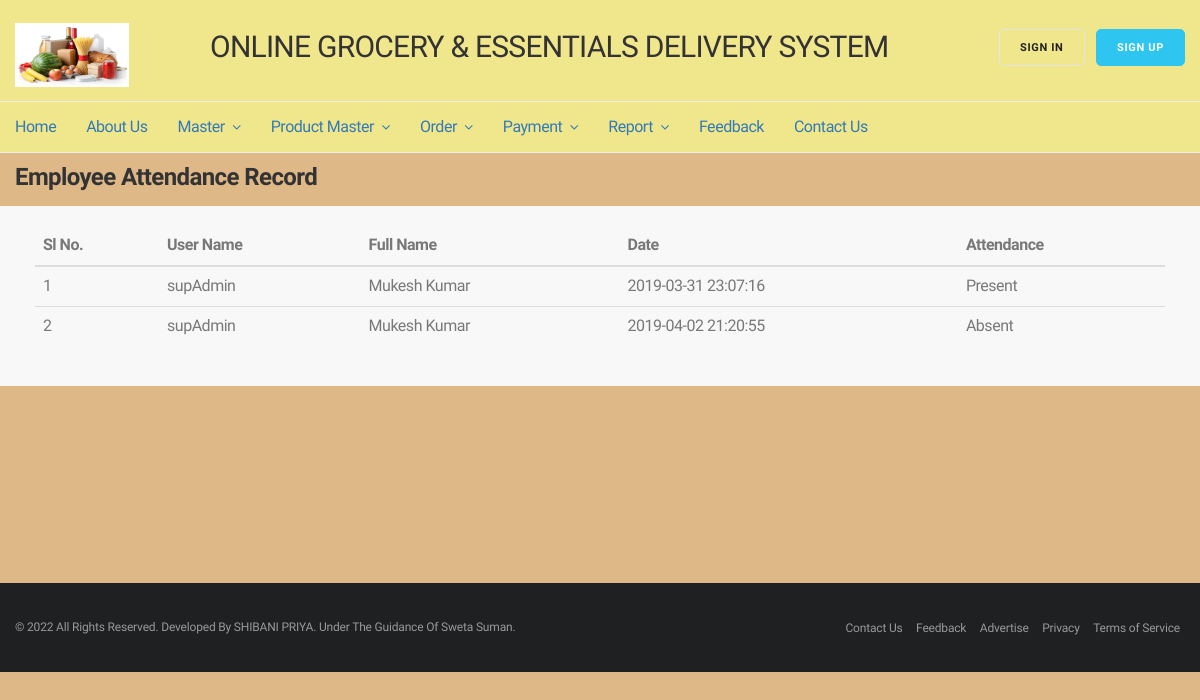
Screenshot of /GROCERY/empAttendanceRecord.php with the database file from the repository.
### tables this page shows
CREATE TABLE `empattendence` (
  `slno` int(11) NOT NULL DEFAULT '0',
  `userId` varchar(45) DEFAULT NULL,
  `userName` varchar(45) DEFAULT NULL,
  `currentDate` varchar(45) DEFAULT NULL,
  `attendence` varchar(45) DEFAULT NULL
);

### GROCERY/empAttendanceRecord.php (the view, shortened to what this page needs)
<?php
include('config.php');
include("header.php");
?>
<div class="container min-height">
	<div class="row">
		<div class="col-md-12">
			<div class="padding-top-10">
				<h3 class="margin-bottom-15"><b>Employee Attendance Record</b></h3>
				<div class="row">
					<div class="col-md-12 col-sm-12 side-newsletter">
						<div class="col-sm-12">
							<table class="table table-hover">
								<thead>
									<tr>
										<th>Sl No.</th>
										<th>User Name</th>
										<th>Full Name</th>
										<th>Date</th>
										<th>Attendance</th>
									</tr>
								</thead>
								<tbody>
									<?php
										$find="select * from empattendence";
										$result= mysqli_query($conn,$find);
										while($row1= mysqli_fetch_array($result))
										{
											echo '<tr>
												<td>'.++$i.'</td>
												<td>'.$row1['userId'].'</td>
												<td>'.$row1['userName'].'</td>
												<td>'.$row1['currentDate'].'</td>
												<td>'.$row1['attendence'].'</td>
											</tr>';
										}
									?>
								</tbody>
							</table>
						</div>
					</div>
				</div>
			</div>
		</div>
	</div>
</div>
	<?php include("footer.php") ?>

### GROCERY/css/style.css (style rules this page uses)
body { font-family: 'Hind Vadodara'; font-size: 16px; font-weight: 400; line-height: 22px; color: #787878; letter-spacing: -0.030em; }
h1,h2,h3,h4,h5,h6 { font-family: 'Hind Vadodara'; color: #333333; font-weight: 400; margin: 0; }
h3 { font-size: 24px; line-height: 28px; letter-spacing: -0.025em; }
.container { max-width: 1200px; width: 100%; margin: 0 auto; }
body { position: relative; transition:.4s; left: 0px; }
.side-newsletter { background: #f8f8f8; padding: 20px; }
.margin-bottom-15 { margin-bottom: 15px; }
.min-height { min-height: 400px; }

### rows the page displays
empattendence: userId "supAdmin", userName "Mukesh Kumar", currentDate "2019-03-31 23:07:16", attendence "Present"
empattendence: userId "supAdmin", userName "Mukesh Kumar", currentDate "2019-04-02 21:20:55", attendence "Absent"
